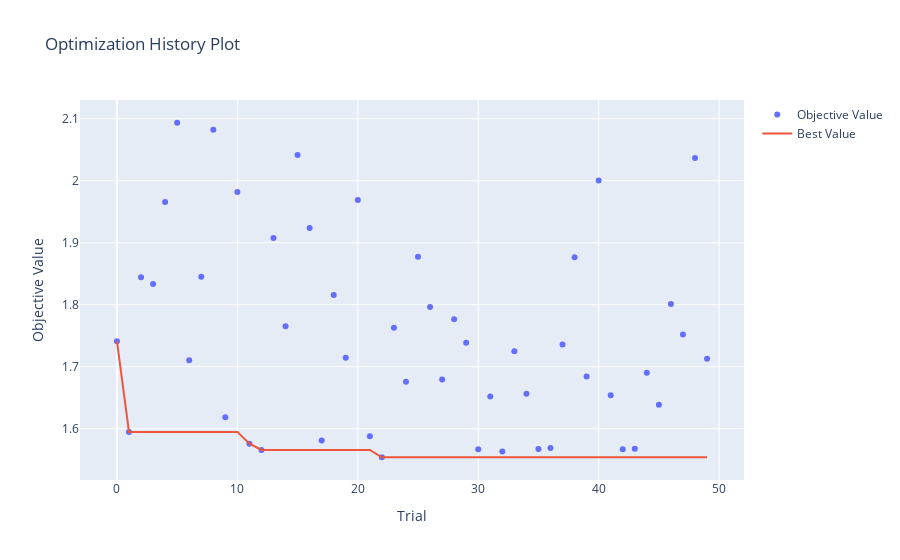

Notebook code for this chart:
### Code cell
vis.plot_optimization_history(study)

### Figure 1 — Plotly figure (JSON) as saved in the notebook; plotly's stock layout.template omitted (floating-point values rounded to 4 significant figures)
{"data": [{"mode": "markers", "name": "Objective Value", "type": "scatter", "x": [0, 1, 2, 3, 4, 5, 6, 7, 8, 9, 10, 11, 12, 13, 14, 15, 16, 17, 18, 19, 20, 21, 22, 23, 24, 25, 26, 27, 28, 29, 30, 31, 32, 33, 34, 35, 36, 37, 38, 39, 40, 41, 42, 43, 44, 45, 46, 47, 48, 49], "y": [1.741, 1.595, 1.844, 1.833, 1.966, 2.093, 1.711, 1.845, 2.082, 1.619, 1.982, 1.576, 1.566, 1.908, 1.765, 2.041, 1.924, 1.581, 1.816, 1.714, 1.969, 1.588, 1.554, 1.763, 1.676, 1.877, 1.796, 1.679, 1.777, 1.739, 1.567, 1.652, 1.563, 1.725, 1.656, 1.567, 1.569, 1.736, 1.877, 1.684, 2.001, 1.654, 1.567, 1.568, 1.69, 1.639, 1.801, 1.752, 2.037, 1.713]}, {"mode": "lines", "name": "Best Value", "type": "scatter", "x": [0, 1, 2, 3, 4, 5, 6, 7, 8, 9, 10, 11, 12, 13, 14, 15, 16, 17, 18, 19, 20, 21, 22, 23, 24, 25, 26, 27, 28, 29, 30, 31, 32, 33, 34, 35, 36, 37, 38, 39, 40, 41, 42, 43, 44, 45, 46, 47, 48, 49], "y": [1.741, 1.595, 1.595, 1.595, 1.595, 1.595, 1.595, 1.595, 1.595, 1.595, 1.595, 1.576, 1.566, 1.566, 1.566, 1.566, 1.566, 1.566, 1.566, 1.566, 1.566, 1.566, 1.554, 1.554, 1.554, 1.554, 1.554, 1.554, 1.554, 1.554, 1.554, 1.554, 1.554, 1.554, 1.554, 1.554, 1.554, 1.554, 1.554, 1.554, 1.554, 1.554, 1.554, 1.554, 1.554, 1.554, 1.554, 1.554, 1.554, 1.554]}, {"marker": {"color": "#cccccc"}, "mode": "markers", "name": "Infeasible Trial", "showlegend": false, "type": "scatter", "x": [], "y": []}], "layout": {"title": {"text": "Optimization History Plot"}, "xaxis": {"title": {"text": "Trial"}}, "yaxis": {"title": {"text": "Objective Value"}}}}
